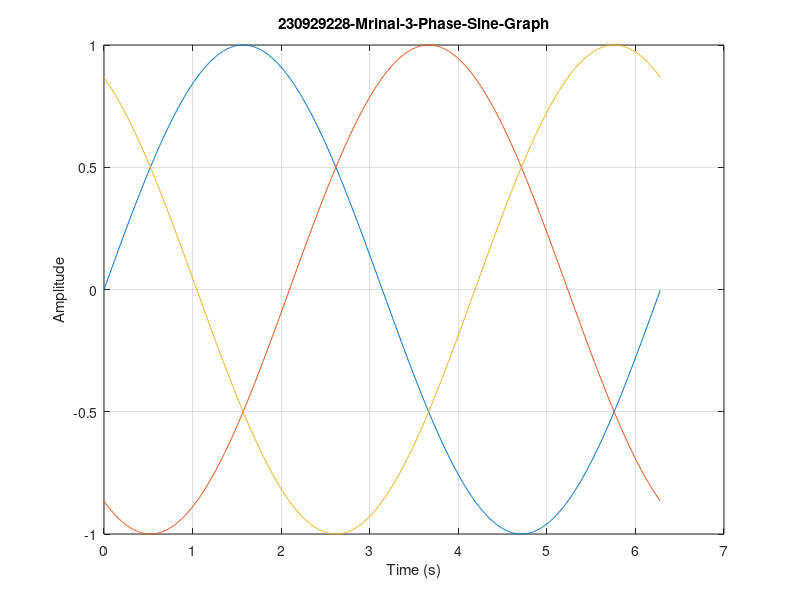

This chart was generated by the following MATLAB code:
% Lab_2.m
% Lab-2 | Date: 06-08-2025

% MATLAB code to plot sin graphs

%#ok<*NOPTS>
%#ok<*IJCL> 

%% Plot 3 Phase sin graph

t = 0:0.01:2*pi
y1 = sin(t)
y2 = sin(t - (2 * pi / 3))
y3 = sin(t + (2 * pi / 3))
plot(t, y1, t, y2, t, y3)

xlabel('Time (s)')
ylabel('Amplitude')
title("230929228-Mrinal-3-Phase-Sine-Graph")

grid on

%% 